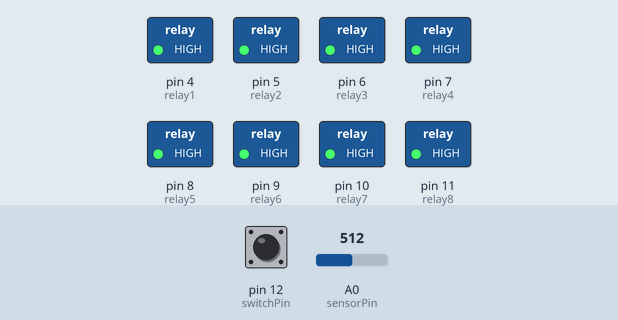
This sketch was run on a simulated Arduino Uno, built with avr-gcc and run on an emulated ATmega328P. Shown: switched loads named in the sketch (green lamp = pin HIGH). Inputs (shaded band) come from the test bench; at power-on: pin 12 (switchPin) HIGH, A0 (sensorPin) = 512. What the sketch prints to the serial monitor is not drawn.

Above: at 37.2 s.
37.3 s: pin 12 (switchPin) pulled LOW for 0.15 s
At 38.1 s:
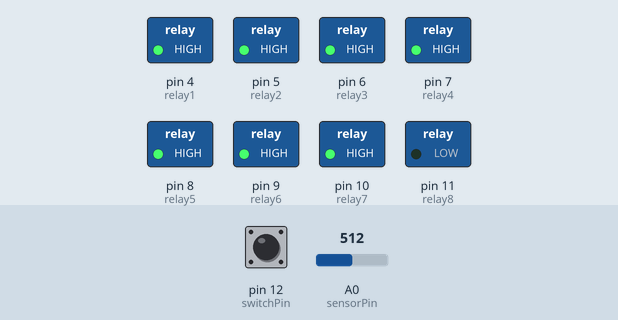
At 42.8 s:
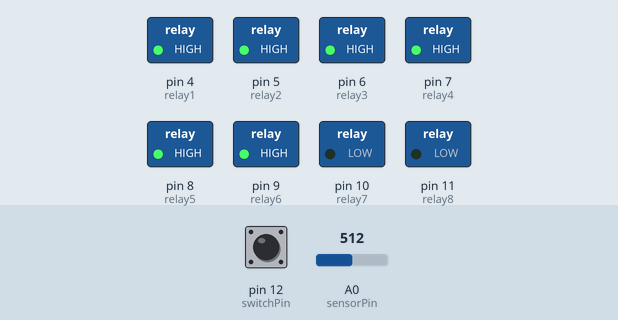
59.3 s: A0 (sensorPin) set to 410
At 63.6 s:
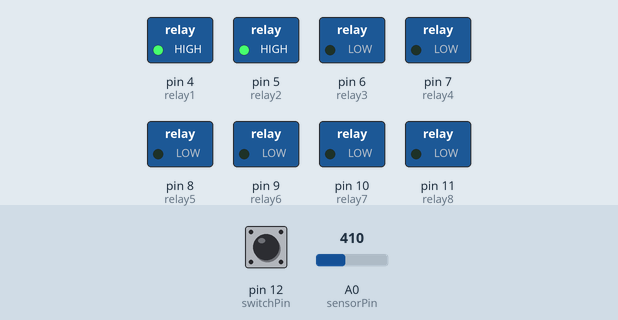
81.3 s: A0 (sensorPin) set to 391
Timing chart, 0 to 90.8 s (numbered marks = the images above; inputs shaded):
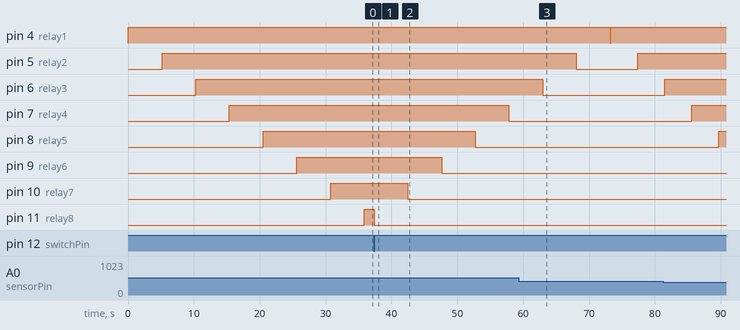

The sketch:

Relay_timmed_with_switch.ino
```cpp
/*
Issues to work through
- how do I get the secondary to remote shutdown in reverse order.
- maybe send value identifying a number to the relay box (example  1, 2, 3, 3 - Can have 1 start then trigger 2 then
- switch for identifying if there is a remote secondary to the box. and If there is then send signal for remote secondary to shutdown first.


*/


int s = 0; // another space for trigger.
int masterRelay = 1;  //switch for main or secondary. (secondary looks to receive on input 3 before triggering) k

int relaySend = 2; // This is signal TO another Relay Device in Chain.
int relayReceive = 3; // This is signal from another Relay in Chain.

int relay1 = 4;  // relays in Unit
int relay2 = 5;
int relay3 = 6;
int relay4 = 7;

int relay5 = 8;
int relay6 = 9;
int relay7 = 10;
int relay8 = 11;

int switchPin = 12;    // the number of the power switch

int sensorPin = A0;    // potentiometer for Delay Time
int sensorValue = 0;

// Variables will change:
int switchState;             // the current reading from the input pin
int lastswitchState = digitalRead(switchPin);   // the previous reading from the input pin

// the following variables are long's because the time, measured in miliseconds,
// will quickly become a bigger number than can be stored in an int.
long lastDebounceTime = 0;  // the last time the output pin was toggled
long debounceDelay = 50;    // the debounce time; increase if the output flickers

void setup() {
  pinMode(switchPin, INPUT);
  pinMode(relay1,OUTPUT); // Define port attributes as output；
  pinMode(relay2,OUTPUT);
  pinMode(relay3,OUTPUT);
  pinMode(relay4,OUTPUT);
  pinMode(relay5,OUTPUT);
  pinMode(relay6,OUTPUT);
  pinMode(relay7,OUTPUT);
  pinMode(relay8,OUTPUT);
  Serial.begin(9600);
}

void loop() {
  // read the state of the switch into a local variable:
  int reading = digitalRead(switchPin);
  sensorValue = analogRead(sensorPin) * 10;
 //  int delayValue =  relayDelay;
  int delayValue =  sensorValue;
  Serial.println(sensorValue);

  // If the switch changed, due to noise or pressing:
  if (reading != lastswitchState) {
    lastDebounceTime = millis(); // reset the debouncing timer
  }

  if ((millis() - lastDebounceTime) > debounceDelay) {
    if (reading != switchState) {
      switchState = reading;

     if (switchState == LOW) {
        digitalWrite(relay8,LOW);
            delay(delayValue);
        digitalWrite(relay7,LOW);
            delay(delayValue);
        digitalWrite(relay6,LOW);
            delay(delayValue);
        digitalWrite(relay5,LOW);
            delay(delayValue);
        digitalWrite(relay4,LOW);
            delay(delayValue);
        digitalWrite(relay3,LOW);
            delay(delayValue);
        digitalWrite(relay2,LOW);
         delay(delayValue);
        digitalWrite(relay1,LOW);
     } else if (switchState == HIGH) {
        digitalWrite(relay1,HIGH);
            delay(delayValue);
        digitalWrite(relay2,HIGH);
            delay(delayValue);
        digitalWrite(relay3,HIGH);
            delay(delayValue);
        digitalWrite(relay4,HIGH);
            delay(delayValue);
        digitalWrite(relay5,HIGH);
            delay(delayValue);
        digitalWrite(relay6,HIGH);
            delay(delayValue);
        digitalWrite(relay7,HIGH);
            delay(delayValue);
        digitalWrite(relay8,HIGH);
       } //end of if

    }
  }
  // save the reading.  Next time through the loop,
  // it'll be the lastswitchState:
  lastswitchState = reading;
}
```

Measured:
- after the input at 37.3 s, pin 7 (relay4): HIGH → LOW after 20.5 s; pin 8 (relay5): HIGH → LOW after 15.4 s; pin 9 (relay6): HIGH → LOW after 10.3 s; pin 10 (relay7): HIGH → LOW after 5.2 s; pin 11 (relay8): HIGH → LOW after 0.07 s
